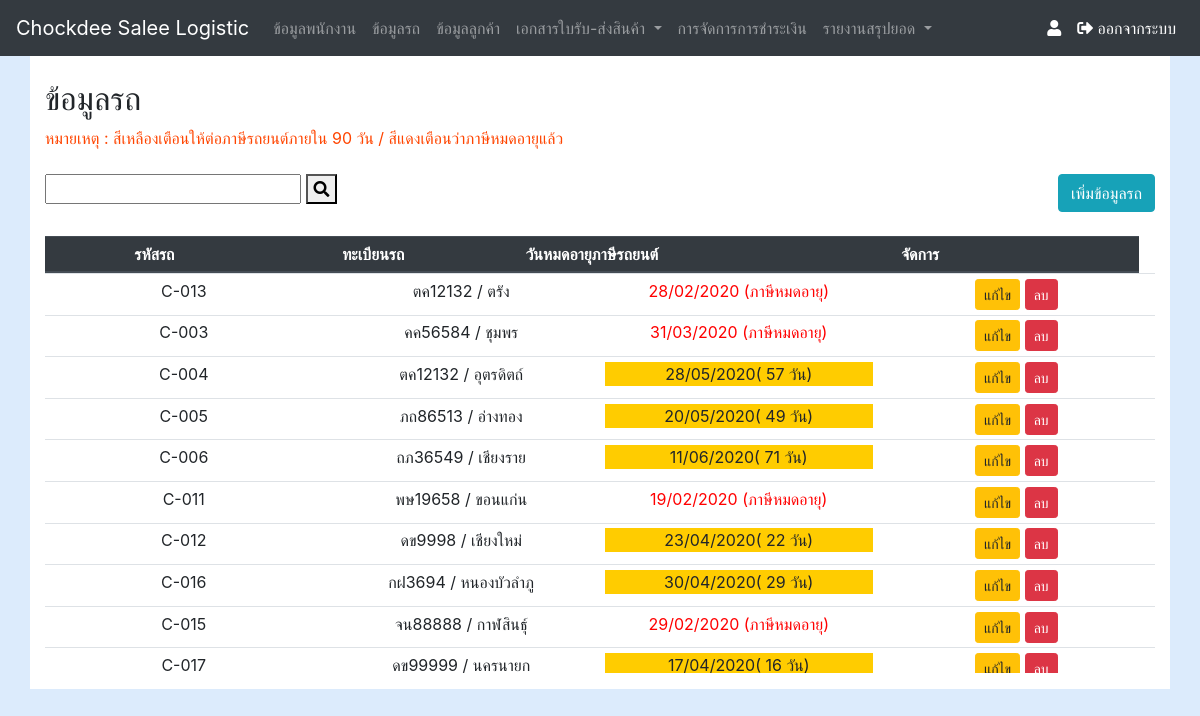
The app's page /car_show.php with its own data.
### tables this page shows
CREATE TABLE `tb_car` (
  `car_id` int(5) NOT NULL,
  `car_id_set` varchar(10) NOT NULL,
  `car_register` varchar(15) NOT NULL,
  `car_province` varchar(20) NOT NULL COMMENT 'จังหวัด',
  `car_date_end` date NOT NULL COMMENT 'วันหมดอายุภาษี'
);

### car_show.php (the view, shortened to what this page needs)
<?php require_once('nevbar.php');
Nevbar(); ?>
<?php require_once('Connections/myconnect.php'); ?>
<?php
function DateDiff($strDate1,$strDate2)
	 {
				return (strtotime($strDate2) - strtotime($strDate1))/  ( 60 * 60 * 24 );
	 }
$query_car = "SELECT * FROM tb_car";
$car = mysql_query($query_car, $myconnect) or die(mysql_error());
$row_car = mysql_fetch_assoc($car);
?>
<!DOCTYPE html
    PUBLIC "-//W3C//DTD XHTML 1.0 Transitional//EN" "http://www.w3.org/TR/xhtml1/DTD/xhtml1-transitional.dtd">
<html xmlns="http://www.w3.org/1999/xhtml">
<head>
    <link rel="stylesheet" href="css/custom.css" />
</head>
<body>
    <div class="container">
        <br />
        <h2>ข้อมูลรถ</h2>
        <FONT SIZE=3 COLOR=#FF4500>หมายเหตุ : สีเหลืองเตือนให้ต่อภาษีรถยนต์ภายใน 90 วัน /
            สีแดงเตือนว่าภาษีหมดอายุแล้ว
        </FONT>
        <br /> <br />
        <div class="row">
            <div class="col-sm-8">
                <form id="form2" name="form2" method="get" action="<?php echo $_SERVER['SCRIPT_NAME'];?>">
                    <input type="text" name="textfield" id="textfield" />
                    <button type="submit"><i class="fa fa-search"></i></button>
                </form>
            </div>
            <div class="col-sm-4 ">
                <div class="float-right"><a class="btn btn-info" href="car_insert.php">เพิ่มข้อมูลรถ</a></div>
            </div>
        </div>
        <br />
        <div class="table-responsive">
            <table class="table table-hover table-sm">
                <thead class="thead-dark">
                    <tr>
                        <th>
                            <div align="center">รหัสรถ</div>
                        </th>
                        <th>
                            <div align="center"><span>ทะเบียนรถ</span></div>
                        </th>
                        <th>
                            <div align="center"><span>วันหมดอายุภาษีรถยนต์</span></div>
                        </th>
                        <th colspan="2">
                            <div align="center">จัดการ</div>
                        </th>
                    </tr>
                </thead>
                <?php do { ?>
                <tr>
                    <td>
                        <div align="center"><?php echo $row_car['car_id_set']; ?></div>
                    </td>
                    <td>
                        <div align="center"><?php echo $row_car['car_register']; ?> /
                            <?php echo $row_car['car_province']; ?></div>
                    </td>
                    <td>
                        <?php
                      if (round(DateDiff(date('y-m-d'),$row_car['car_date_end'])) < '0' ){
                  ?>
                        <div align="center" style='color:red'>
                            <? echo  date_format(date_create($row_car['car_date_end']),"d/m/Y") ?>
                            (ภาษีหมดอายุ)</div>
                        <?php }
                        else if(round(DateDiff(date('y-m-d'),$row_car['car_date_end'])) <= '90' ){
                    ?>
                        <div align="center" style='background-color:#ffcc00'>
                            <?php $date=date_create($row_car['car_date_end']); echo date_format($date,"d/m/Y")."( ".round(DateDiff(date('y-m-d'),$row_car['car_date_end']))." วัน)"; ?>
                        </div>
                        <?php
                  }
                      else{
                  ?>
                        <div align="center">
                            <?php $date=date_create($row_car['car_date_end']); echo date_format($date,"d/m/Y")."( ".round(DateDiff(date('y-m-d'),$row_car['car_date_end']))." วัน)"; ?>
                        </div>
                        <?php }?>
                    </td>
                    <td>
                        <div align="center">
                            <a class="btn btn-warning btn-sm" role="button"
                                href="car_edit.php<?php echo $row_car['']; ?>?id=<?php echo $row_car['car_id']; ?>">แก้ไข</a>
                            <a class="btn btn-danger btn-sm" role="button"
                                href="car_del.php?id=<?php echo $row_car['car_id']; ?>"
                                onclick="return confirm('ยืนยันที่จะลบข้อมูลหรือไม่ ?')">ลบ</a>
                        </div>
                    </td>
                </tr>
                <?php } while ($row_car = mysql_fetch_assoc($car)); ?>
            </table>
        </div>
    </div>
</body>
</html>

### css/custom.css (style rules this page uses)
body { background: #DCEBFC; }
.container { background: #FFF; }
table, tbody { display: block; height: 400px; overflow: auto; }
thead, tbody tr { display: table; width: 100%; table-layout: fixed; }
thead { width: calc(100% - 1em) }
table { width: 100%; height:100% }

### records on screen
tb_car: car_id_set "C-013", car_register "ตค12132", car_province "ตรัง", car_date_end "28/02/2020"
tb_car: car_id_set "C-003", car_register "คค56584", car_province "ชุมพร", car_date_end "31/03/2020"
tb_car: car_id_set "C-004", car_register "ตค12132", car_province "อุตรดิตถ์", car_date_end "28/05/2020"
tb_car: car_id_set "C-005", car_register "ภถ86513", car_province "อ่างทอง", car_date_end "20/05/2020"
tb_car: car_id_set "C-006", car_register "ถภ36549", car_province "เชียงราย", car_date_end "11/06/2020"
tb_car: car_id_set "C-011", car_register "พษ19658", car_province "ขอนแก่น", car_date_end "19/02/2020"
tb_car: car_id_set "C-012", car_register "ดข9998", car_province "เชียงใหม่", car_date_end "23/04/2020"
tb_car: car_id_set "C-016", car_register "กฝ3694", car_province "หนองบัวลำภู", car_date_end "30/04/2020"
tb_car: car_id_set "C-015", car_register "จน88888", car_province "กาฬสินธุ์", car_date_end "29/02/2020"
tb_car: car_id_set "C-017", car_register "ดข99999", car_province "นครนายก", car_date_end "17/04/2020"
